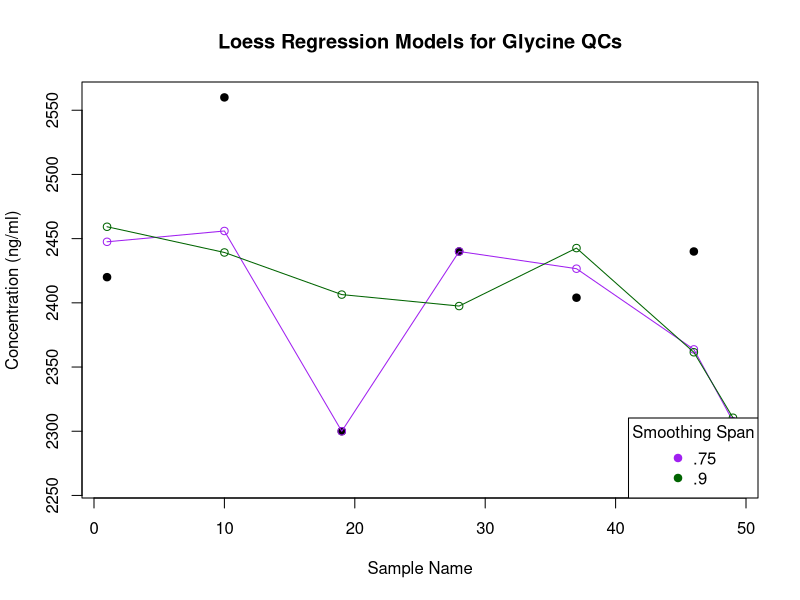
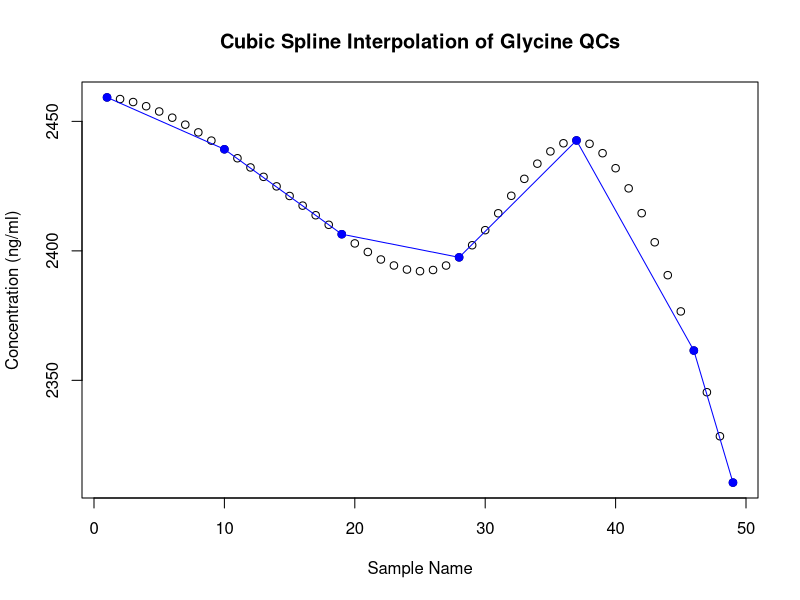
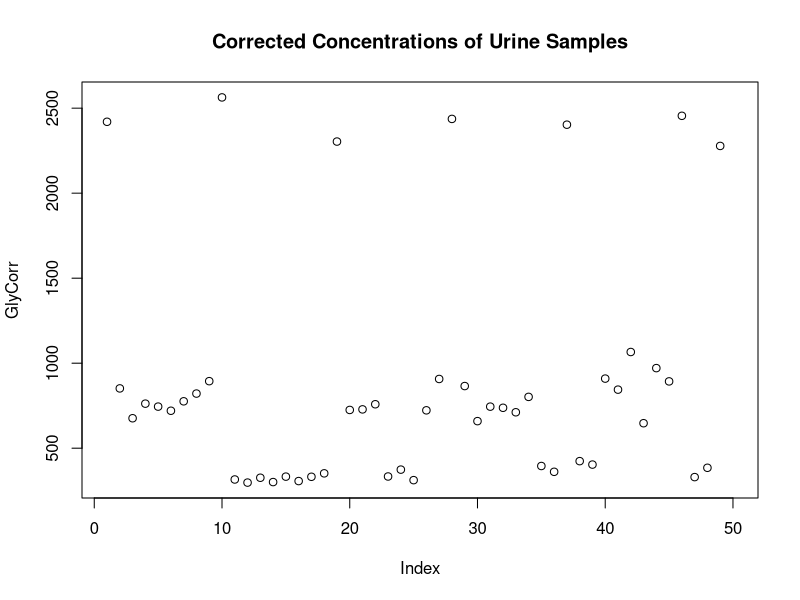
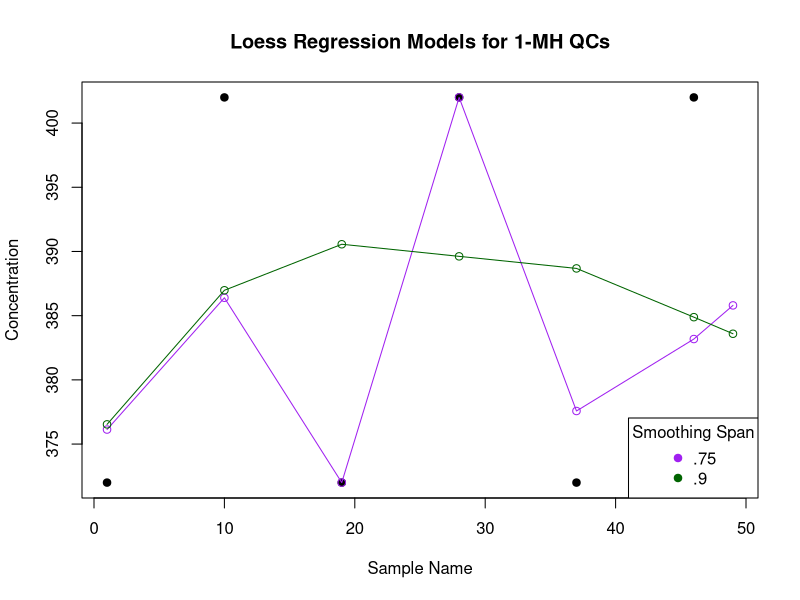
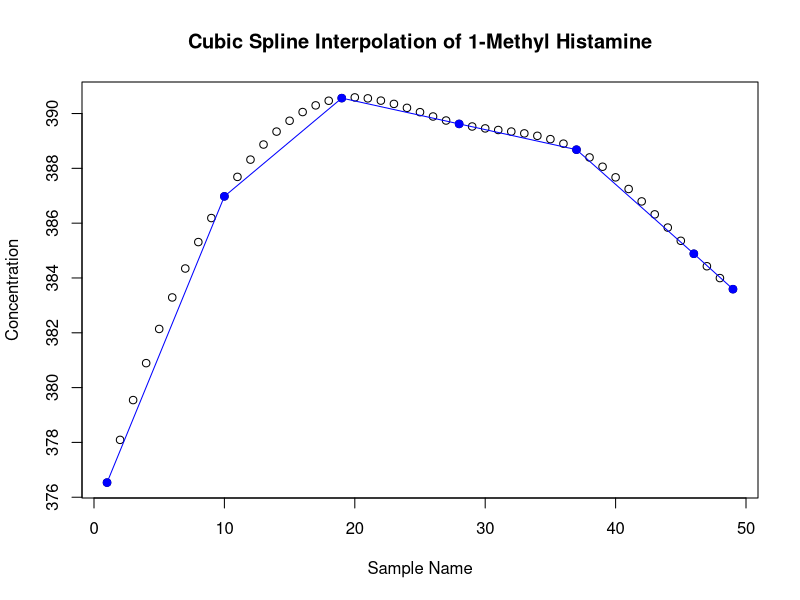
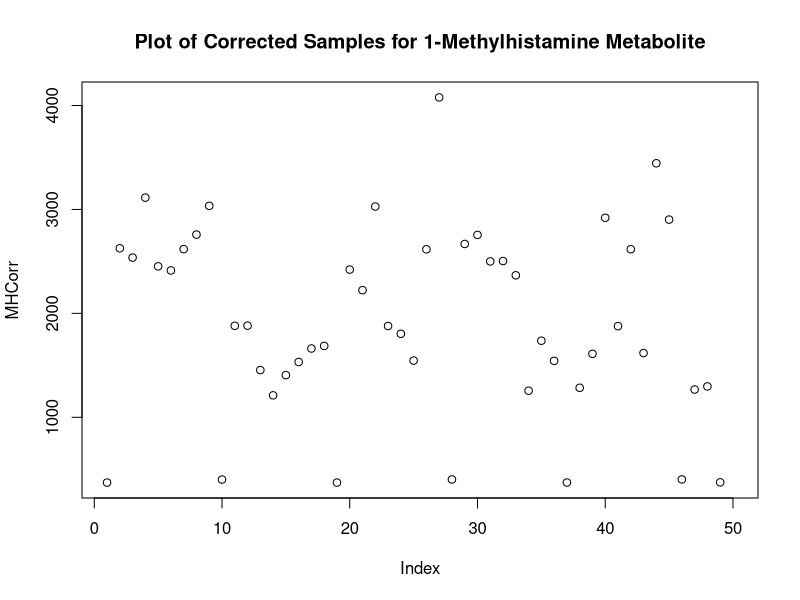
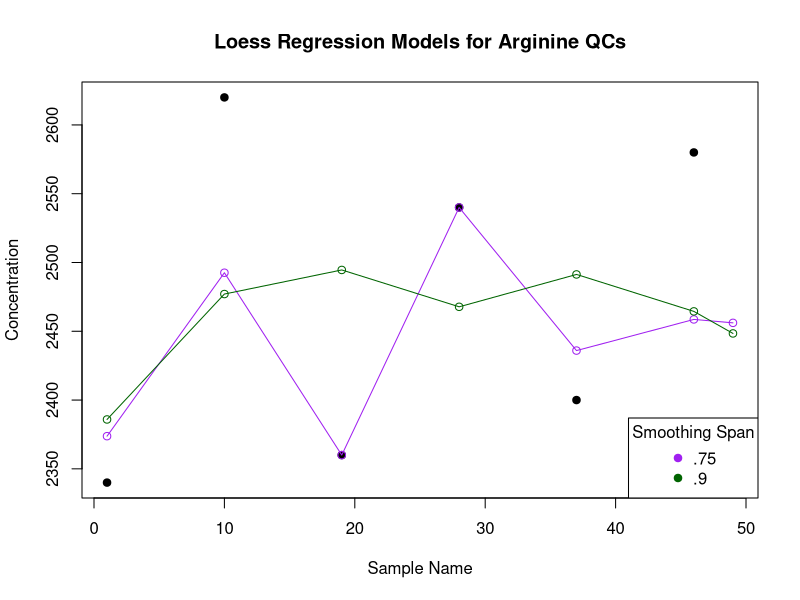
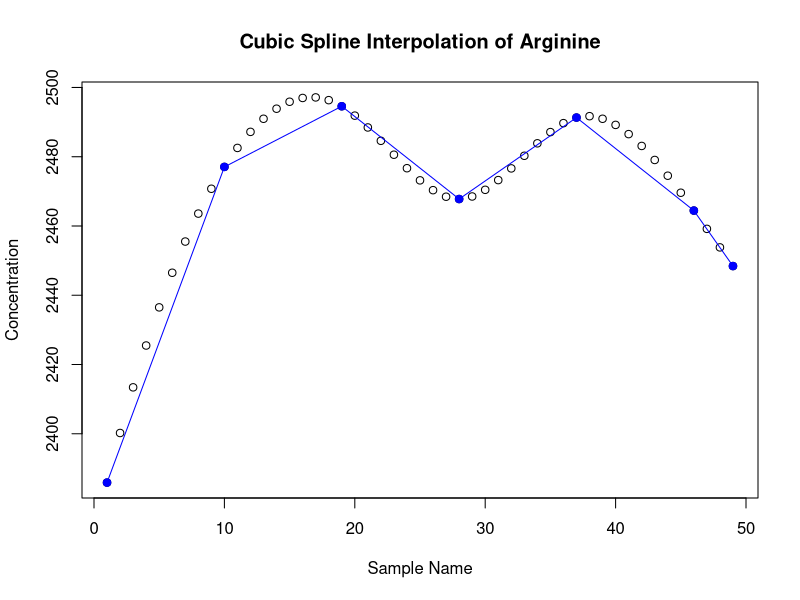

Write the R code that produced these figures, in order.
library(dplyr)
library(data.table)
library(ggplot2)
library(lattice)
library(caret)
library (tidyverse)
library(splines)



datafile <- read.csv("SAMPLE LCMS DATAFile.csv")
#this is the trial sample set also available on GitHub

#pulling out the metabolite values from each column from .csv file

Gly <- (select(datafile,GLY))
MH <- (select(datafile,X1MH))
ARG <- (select(datafile,ARG))
SN <- (select(datafile,Sample.Name))
class <- select (datafile, class)
Tm <- select (datafile, TM)

#creating the hydration status normalized values for each metabolite
GlyTm <- Gly / Tm
MhistTm <- MH / Tm
ArgTm <- ARG / Tm

#create a file of the hydration status normalized values to keep for reference. 
TmNormData <- data.frame (SN, GlyTm, MhistTm, ArgTm, Tm, class, 
                          stringsAsFactors = FALSE)
sink('Tm Normalized Data.csv')
write.csv (TmNormData)
sink()
#this step will create a file in your working directory as a .csv with the TM
#normalized data. This data will be used for further processing. 
# this intermediate data is used for lab use


# Sample Processing for MS Run
Raw <- TmNormData
raw <- as.data.table(Raw)
#both a table and data frame format are required for different queries 


#Test of the coding for each metabolite first to see if the code is working
#staring with Glycine metabolites (Gly)
QCname <- raw[class ==2]$Sample.Name
#this is selecting out the sample name (this name must be a numerical value)
#this will select all the sample names which have a corresponding class value=2
GlyQC <- raw[class ==2]$GLY
#this is selecting out the gly values for the QC samples 
#this is done by selecting the rows with a class = 2
#this can be used to create the LOESS values using only the QCs. 



# create an LOESS curve with Optimized Span 

dfmetab <- data.frame (x=c(QCname),
                       y=c(GlyQC))

#we can now apply the data frame to LOESS equation 
#note the number of your data points will impact the choice of span parameter 
#that can be used. This example only looks at 0.75 and 0.9 span options
#this can and should be optimized based on each data set and can be done with 
#k-fold optimization not shown here

metabloess75 <- loess(y ~ x, data=dfmetab, span=.75)
smooth75 <- predict(metabloess75) 

metabloess90 <- loess(y ~ x, data=dfmetab, span=.9)
smooth90 <- predict(metabloess90) 



# Plot the LOESS Curve(s) 

plot(dfmetab$x, dfmetab$y, xlab = "Sample Name", ylab = "Concentration (ng/ml)", pch=19, main='Loess Regression Models for Glycine QCs')
points(smooth75, x=dfmetab$x, col='purple')
lines(smooth75, x=dfmetab$x, col='purple')
points(smooth90, x=dfmetab$x, col='darkgreen')
lines(smooth90, x=dfmetab$x, col='darkgreen')
legend('bottomright', legend=c('.75', '.9'),
       col=c('purple', 'darkgreen'), pch=19, title='Smoothing Span')
#here the data indicates a span value of .9 will give adequate smoothing

# Pull out LOESS Curve Values for Spline Interpolation 
# predict(metabloess90)
# these values ca be used as intermediate data as a check stop



# Create a cubic spline interpolation between LOESS values for every datapt.

qcSp <- spline(QCname, predict(metabloess90), xmin = 1, xmax = 49, n = 49)
plot(qcSp, main = "Cubic Spline Interpolation of Glycine QCs", 
     xlab = "Sample Name", ylab = "Concentration (ng/ml)")
points(smooth90, x=dfmetab$x, col='blue', pch=19)
lines(smooth90, x=dfmetab$x, col='blue')

resid <- c(qcSp$y[1], qcSp$y) - c(qcSp$y, qcSp$y[49])

#gives list of residual to be subtracted/added to sample data in the correct
#sample order
# Apply the Cubic Spline to the relevant samples from the orginal data 
# View data points Raw$GLY [1:49]
GlyCorr <- Raw$GLY + resid
plot(GlyCorr, main = "Corrected Concentrations of Urine Samples")

#Now for 1-methylhistamine MH
MHQC <- raw[class == 2]$X1MH
QCname <- raw[class ==2]$Sample.Name


# create an LOESS curve with Optimized Span 

dfmetab2 <- data.frame (x=c(QCname),
                        y=c(MHQC))


metabloess75 <- loess(y ~ x, data=dfmetab2, span=.75)
smooth75 <- predict(metabloess75) 

metabloess90 <- loess(y ~ x, data=dfmetab2, span=.9)
smooth90 <- predict(metabloess90) 

# Plot the LOESS Curve(s) 

plot(dfmetab2$x, dfmetab2$y, pch=19,xlab = "Sample Name", ylab = "Concentration", main='Loess Regression Models for 1-MH QCs')
lines(smooth75, x=dfmetab2$x, col='purple')
points(smooth75, x=dfmetab2$x, col='purple')
lines(smooth90, x=dfmetab2$x, col='darkgreen')
points(smooth90, x=dfmetab2$x, col='darkgreen')
legend('bottomright', legend=c('.75', '.9'),
       col=c('purple', 'darkgreen'), pch=19, title='Smoothing Span')


# Pull out LOESS Curve Values for Spline 
#predict(metabloess90)

# Create a cubic spline interpolation between LOESS values for every datapt.

qcSp <- spline(QCname, predict(metabloess90), xmin = 1, xmax = 49, n = 49)
plot(qcSp, main= "Cubic Spline Interpolation of 1-Methyl Histamine",  
     xlab = "Sample Name", ylab = "Concentration")
points(smooth90, x=dfmetab$x, col='blue', pch=19)
lines(smooth90, x=dfmetab$x, col='blue')

resid <- c(qcSp$y[1], qcSp$y) - c(qcSp$y, qcSp$y[49])
#gives list of residual to be subtracted/added to sample data in that order

#determine the final corrected values for MH metabolite and plot them
# view data Raw$X1MH[1:49]
MHCorr <- Raw$X1MH + resid
plot(MHCorr, main= 'Plot of Corrected Samples for 1-Methylhistamine Metabolite')

#exact same process but with Arginine now

ARGQC <- raw[class == 2]$ARG

# create an LOESS curve with Optimized Span 

dfmetab3 <- data.frame (x=c(QCname),
                        y=c(ARGQC))

metabloess75 <- loess(y ~ x, data=dfmetab3, span=.75)
smooth75 <- predict(metabloess75) 

metabloess90 <- loess(y ~ x, data=dfmetab3, span=.9)
smooth90 <- predict(metabloess90) 

# Plot the LOESS Curve(s) 

plot(dfmetab3$x, dfmetab3$y, pch=19,xlab = "Sample Name", ylab = "Concentration", main='Loess Regression Models for Arginine QCs')
lines(smooth75, x=dfmetab3$x, col='purple')
points(smooth75, x=dfmetab2$x, col='purple')
lines(smooth90, x=dfmetab3$x, col='darkgreen')
points(smooth90, x=dfmetab2$x, col='darkgreen')
legend('bottomright', legend=c('.75', '.9'),
       col=c('purple', 'darkgreen'), pch=19, title='Smoothing Span')

# Pull out LOESS Curve Values for Spline 

#predict(metabloess90)

# Create a cubic spline interpolation between LOESS values for every datapt.

qcSp <- spline(QCname, predict(metabloess90), xmin = 1, xmax = 49, n = 49)
plot(qcSp, main= "Cubic Spline Interpolation of Arginine",
     xlab = "Sample Name", ylab = "Concentration")
points(smooth90, x=dfmetab$x, col='blue', pch=19)
lines(smooth90, x=dfmetab$x, col='blue')

resid <- c(qcSp$y[1], qcSp$y) - c(qcSp$y, qcSp$y[49])
#gives list of residual to be subtracted/added to sample data in that order

#make the final corrected values for Arginine

ArgCorr <- c(Raw$ARG + resid)
plot(ArgCorr, main= "Plot of Corrected Samples for Arginine Metabolite")





# Export fully corrected and normalized values 
#(from BOTH the TM and the Cubic Spline normalization)

ProcessedData <- data.frame (SN, GlyCorr, MHCorr, ArgCorr, Tm, class, 
                             stringsAsFactors = FALSE)
ProcessedData
sink('Processed LC-MS Data.csv')
write.csv (ProcessedData)
sink()
#this step will create a file in your working directory as a .csv as the 
#final corrected data



#now if you have several metabolites a loop can be used to automate correction


#here the values 2:4 can be adjusted in future depending on the number of 
#metabolites of interest and can be confirmed you are looking at the correct 
#columns by looking at the data table using the head() function

#loop to normalize hydration status 
datafile <- read.csv("SAMPLE LCMS DATAFile.csv")
#this is the trial sample set also available on GitHub

#pulling out the metabolite values from each column from .csv file

metabs <- colnames(datafile)[2:4]
#this will allow you to select each individual metabolite (generalized for expansion)
#metab <- metabs[#]

TmNormData <- datafile
for (metab in metabs) {
  SN <- (select(datafile,Sample.Name))
  class <- select (datafile, class)
  Tm <- select (datafile, TM)
  Metab <- select(datafile, all_of(metab))
  #creating the hydration status normalized values for each metabolite
  MetabTm <- Metab/Tm
  TmNormData[metab] <- MetabTm
}

sink( "Tm Norm Data")
write.csv(TmNormData)
sink

metab <- metabs[1]

#this is the loop for the Drift normalization
ProcessedData <- TmNormData
for (metab in metabs) {
  #this part is selecting the QC values by pulling samples with a class=2 value
  metabQC <- dplyr::filter(Raw, class == 2)[, metab]
  #this part is making the data for each metabolite value a DF
  dfMetab <- data.frame (x=c(QCname),
                       y=c(metabQC))
  #using this dataframe we will create an LOESS curve 
  #here we are using a generalized span=0.75 
  #further span parameters and optmization can be added as required
  Metabloess75 <- loess(y ~ x, data=dfMetab, span=.75)
  Metabsmooth75 <- predict(Metabloess75) 
  #this plots the LOESS Line on a graph
  plot(dfMetab$x, dfMetab$y, pch=19, xlab = "Sample Name", ylab = "Concentration",
       main= paste("LOESS regression of", metab, "Sample Data"))
  lines(Metabsmooth75, x=dfMetab$x, col='purple')
  points(smooth75, x=dfmetab2$x, col='purple')
  legend('bottomright', legend=c('.75'), pch=19, title='Smoothing Span')
  #this pulls out the new values from the optimized span LOESS for QCs
  predict(Metabloess75)
  #this part builds a cubic spline for the equivalent length of SAMPLE dataset
  qcSp <- spline(QCname, predict(Metabloess75), xmin = 1, xmax = 49, n = 49)
  #note the xmin and xmax values will correspond to the number of samples
  plot(qcSp, main =paste("Cubic Spline Interpolation for", metab),
       xlab = "Sample Name", ylab = "Concentration" )
  points(Metabsmooth75, x=dfmetab$x, col='pink', pch=19)
  lines(Metabsmooth75, x=dfmetab$x, col='darkgreen')
  #this part will determine the residuals for each point which can be applied to
  #the corresponding sample and used to correct the final data. 
  resid <- c(qcSp$y[1], qcSp$y) - c(qcSp$y, qcSp$y[49])
  resid <- resid[1:49]
  #then we will put it together to make the corrected sample amounts
  Metab <- select(TmNormData, all_of(metab))
  metabcorr <- Metab+resid
  ProcessedData[metab] <- metabcorr
}

ProcessedData
TmNormData
sink('Processed LC-MS Data.csv')
write.csv (ProcessedData)
sink()
#this step will create a file in your working directory as a .csv as the 
#final corrected data


#note the above does the same as the individual, but is applicable for the 
#addition of more metabolites to the loop by adjusting the column parameters
#also note that the spline section requires the exact number of samples in the 
#file to be able to work correctly
# if there is a specific metabolite of interest for the LOESS or Spline graphs
#these can be obtained by using the individual coding aspect from above the loop
# or running the lines of the loop individually for specific metabolite. 
# Note: the individual algorithms use a span =0.9 and the loop uses 0.75
#this was to demonstrate the effect of a smoothing parameter and will be
# optimized based on number and amount of variation in true data. 
#Pink and Green were chosen to differentiate between graphs that used a span 
# of 0.75 compared to those that used span=0.9 which is blue




#Statistical Processing: PCA plot generation 

# Create PCA plot 
library(ggplot2)
library(ggfortify)


data.matrix <- ProcessedData[c(1:6)]
results <- na.omit(data.matrix)

pca <- prcomp(results)
plot(pca$x[,1], pca$x[,2], xlab = "PC 1", ylab = "PC 2", main = "PCA of Processed LC-MS Data")

pca.var <- pca$sdev^2
pca.var.per <- round(pca.var/sum(pca.var)*100, 1)
barplot(pca.var.per, main="Scree Plot", xlab="Principal Component", ylab="Percent Variation")
#lovely little bar plot which shows how much variation explained by each PC


pca.data <- data.frame(Sample=rownames(pca$x),
                       X=pca$x[,1],
                       Y=pca$x[,2])
pca.data

ggplot(data=pca.data, aes(x=X, y=Y, label=Sample)) +
  geom_text() +
  xlab(paste("PC1 - ", pca.var.per[1], "%", sep="")) +
  ylab(paste("PC2 - ", pca.var.per[2], "%", sep="")) +
  theme_bw() +
  ggtitle("Corrected Sample PCA with Sample Name")
#this will give a plot where each point is labelled with the associated sample
#number and can be useful to ensure all points are on the graph

ggplot(data=pca.data, aes(x=X, y=Y, colour = as.factor(results$class))) +
  geom_point() +
  xlab(paste("PC1 - ", pca.var.per[1], "%", sep="")) +
  ylab(paste("PC2 - ", pca.var.per[2], "%", sep="")) +
  theme_classic() +
  ggtitle("Corrected Sample PCA")
#this graph will create a PCA where the points are coloured depending on the 
#value in the class column
#this is ideal for easy visualization of how data is being separated from the 
#model based on how they relate to class
#note you will want the QCs to be clustered together
